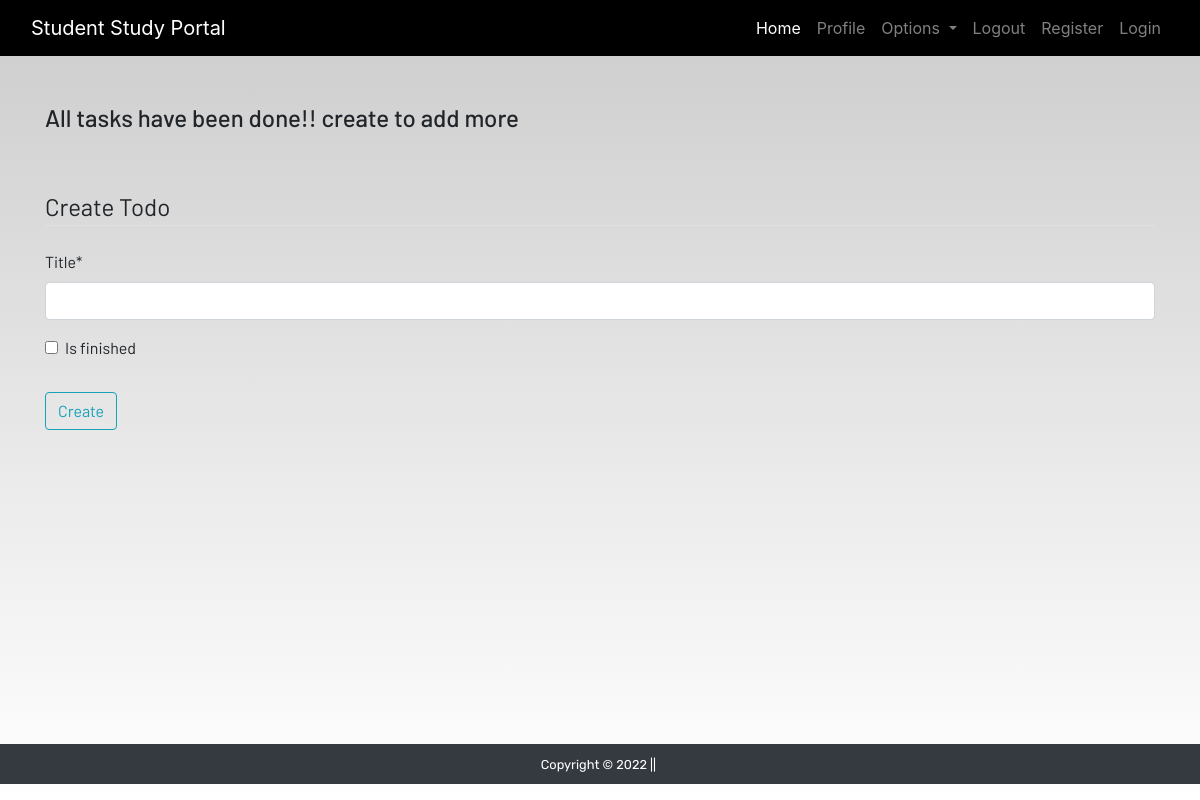
Before: /todo (signed in) with the older database file.
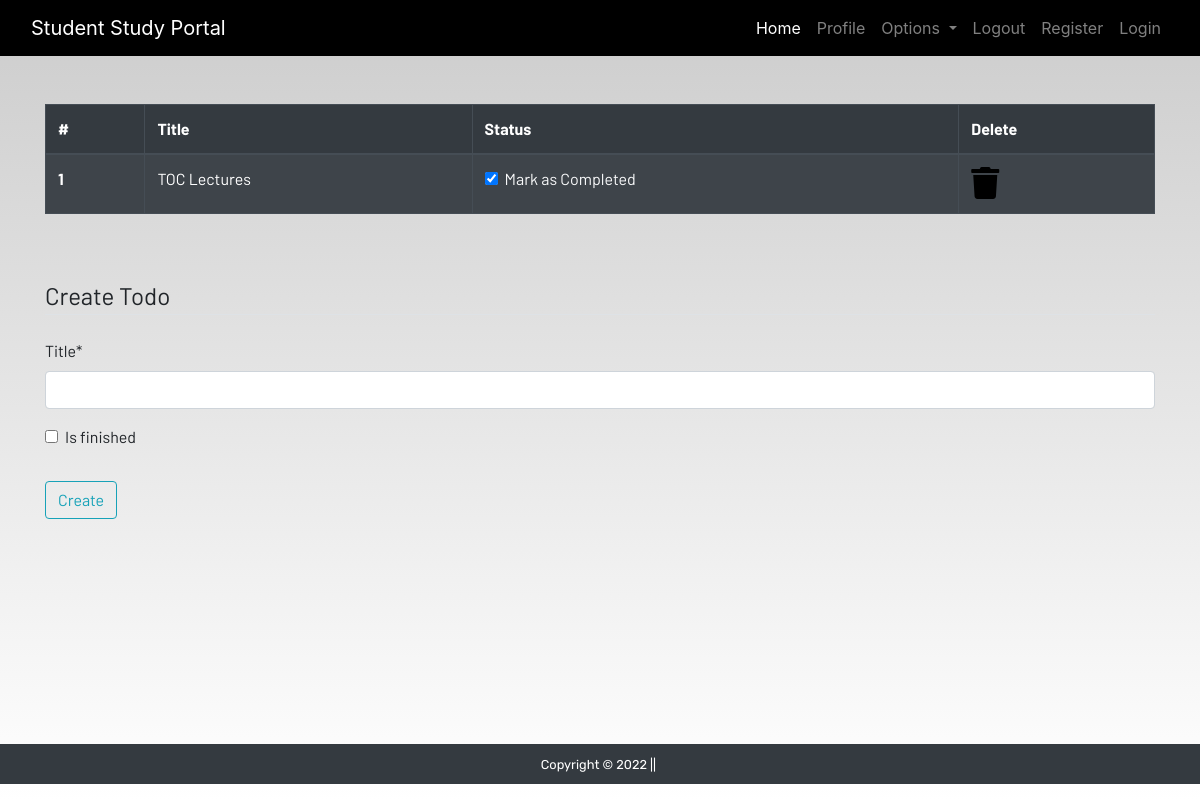
After: the same page with the newer database file.
### dashboard/models.py (models this page shows, shortened)
class Todo(models.Model):
    user = models.ForeignKey(User, on_delete=models.CASCADE)
    title = models.CharField(max_length=100)
    is_finished = models.BooleanField(default=False)

### dashboard/views.py (the view)
# urls.py: path('todo', views.todo, name='todo'),
def todo(request):
    if request.method == 'POST':
        form = TodoForm(request.POST)
        if form.is_valid():
            try:
                finished = request.POST['is_finished']
                if finished == 'on':
                    finished = True
                else:
                    finished = False
            except:
                finished = False
            todos = Todo(
                user = request.user,
                title = request.POST['title'],
                is_finished = finished
            )
            todos.save()
            messages.success(request,f"Todo added from {request.user.username}")
    else:
       form = TodoForm()
    todo = Todo.objects.filter(user=request.user)
    if len(todo) == 0:
        todos_done = True
    else:
        todos_done = False
    context = {
        'form':form,
        'todos':todo,
        'todos_done':todos_done
    }
    return render(request, 'dashboard/todo.html',context)

### dashboard/forms.py
class TodoForm(forms.ModelForm):
    class Meta:
        model = Todo
        fields = ['title', 'is_finished']

### dashboard/templates/dashboard/todo.html (shortened to what this page needs)
{% extends 'dashboard/base.html' %}
{% load static %}
{% block content %}
{% load crispy_forms_tags %}
<div class="main">
<div class="container">
     {% if not todos_done %}
    <table class="table table-striped table-bordered table-hover table-dark">
        <thead>
            <tr>
                <th scope="col">#</th>
                <th scope="col">Title</th>
                <th scope="col">Status</th>
                <th scope="col">Delete</th>
            </tr>
        </thead>
        <tbody>
            {% for todo in todos %}
            <tr>
                <th scope="row">{{forloop.counter}}</th>
                <td>{{todo.title}}</td>
                <td>
                    <a href="{% url 'update-todo' todo.id %}">
                        <div class="form-check">
                            {% if todo.is_finished == True %}
                            <input class="form-check-input" type="checkbox" value="" checked>
                            {% else %}
                            <input class="form-check-input" type="checkbox" value="">
                            {% endif %}
                            <label class="form-check-label text-light" for="flexCheckDefault">
                                Mark as Completed
                            </label>
                        </div>
                    </a>
                </td>
                <td><a href="{% url 'delete-todo' todo.id %}"><i class="fa fa-trash fa-2x"></i></a></td>
            </tr>
           {% endfor %}
        </tbody>
    </table>
    {% else %}
    <h4>All tasks have been done!! create to add more</h4>
    {% endif %}
</div><br><br>
<div class="container">
    <form method="POST">
        <fieldset class="form-group">
            <legend class="border-bottom mb-4">Create Todo</legend>
            {{form|crispy}}
        </fieldset>
        <div class="form-group">
            <button href="" class="btn btn-outline-info" type="submit">
                Create
            </button>
        </div>
    </form>
</div>
</div>
{% endblock content %}

Changed rows visible on the page:
added Todo: title "TOC Lectures"
Other visible differences:
text no longer shown: "All tasks have been done!! create to add more"
text now shown: "# Title Status Delete"
